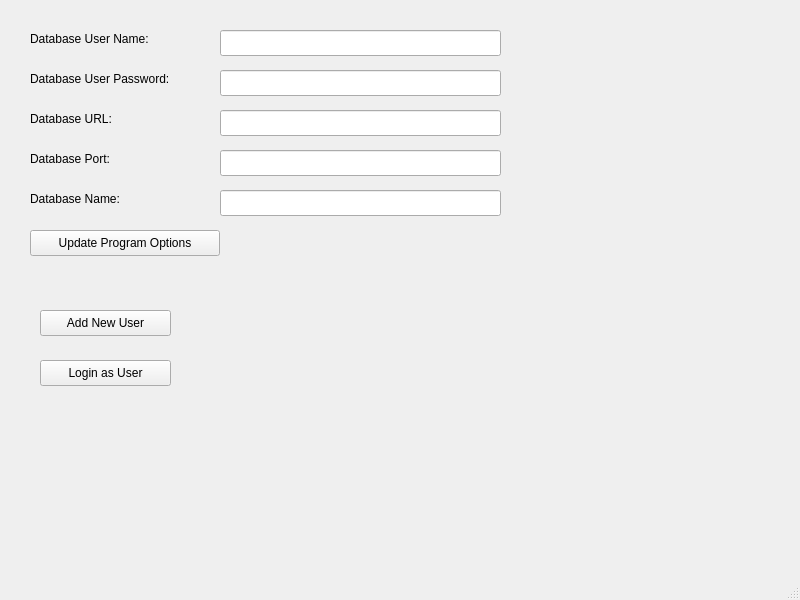
<?xml version="1.0" encoding="UTF-8"?>
<ui version="4.0">
 <class>MainWindow</class>
 <widget class="QMainWindow" name="MainWindow">
  <property name="geometry">
   <rect>
    <x>0</x>
    <y>0</y>
    <width>800</width>
    <height>600</height>
   </rect>
  </property>
  <property name="windowTitle">
   <string>MainWindow</string>
  </property>
  <widget class="QWidget" name="centralwidget">
   <widget class="QLabel" name="label_DBUserName">
    <property name="geometry">
     <rect>
      <x>30</x>
      <y>30</y>
      <width>171</width>
      <height>18</height>
     </rect>
    </property>
    <property name="text">
     <string>Database User Name:</string>
    </property>
   </widget>
   <widget class="QLabel" name="label_DBUser_Password">
    <property name="geometry">
     <rect>
      <x>30</x>
      <y>70</y>
      <width>171</width>
      <height>18</height>
     </rect>
    </property>
    <property name="text">
     <string>Database User Password:</string>
    </property>
   </widget>
   <widget class="QLineEdit" name="lineEdit_DatabaseUserName">
    <property name="geometry">
     <rect>
      <x>220</x>
      <y>30</y>
      <width>281</width>
      <height>26</height>
     </rect>
    </property>
   </widget>
   <widget class="QLineEdit" name="lineEdit_DB_User_Password">
    <property name="geometry">
     <rect>
      <x>220</x>
      <y>70</y>
      <width>281</width>
      <height>26</height>
     </rect>
    </property>
   </widget>
   <widget class="QPushButton" name="pushButton_Add_User">
    <property name="geometry">
     <rect>
      <x>40</x>
      <y>310</y>
      <width>131</width>
      <height>26</height>
     </rect>
    </property>
    <property name="text">
     <string>Add New User</string>
    </property>
   </widget>
   <widget class="QPushButton" name="pushButton_login_As_User">
    <property name="geometry">
     <rect>
      <x>40</x>
      <y>360</y>
      <width>131</width>
      <height>26</height>
     </rect>
    </property>
    <property name="text">
     <string>Login as User</string>
    </property>
   </widget>
   <widget class="QLabel" name="label_DB_URL">
    <property name="geometry">
     <rect>
      <x>30</x>
      <y>110</y>
      <width>171</width>
      <height>18</height>
     </rect>
    </property>
    <property name="text">
     <string>Database URL:</string>
    </property>
   </widget>
   <widget class="QLineEdit" name="lineEdit_DB_URL">
    <property name="geometry">
     <rect>
      <x>220</x>
      <y>110</y>
      <width>281</width>
      <height>26</height>
     </rect>
    </property>
   </widget>
   <widget class="QLabel" name="label_DB_Port">
    <property name="geometry">
     <rect>
      <x>30</x>
      <y>150</y>
      <width>171</width>
      <height>18</height>
     </rect>
    </property>
    <property name="text">
     <string>Database Port:</string>
    </property>
   </widget>
   <widget class="QLabel" name="label_DB_Name">
    <property name="geometry">
     <rect>
      <x>30</x>
      <y>190</y>
      <width>171</width>
      <height>18</height>
     </rect>
    </property>
    <property name="text">
     <string>Database Name:</string>
    </property>
   </widget>
   <widget class="QPushButton" name="pushButton_Update_Program_Options">
    <property name="geometry">
     <rect>
      <x>30</x>
      <y>230</y>
      <width>190</width>
      <height>26</height>
     </rect>
    </property>
    <property name="text">
     <string>Update Program Options</string>
    </property>
   </widget>
   <widget class="QLineEdit" name="lineEdit_DB_Port">
    <property name="geometry">
     <rect>
      <x>220</x>
      <y>150</y>
      <width>281</width>
      <height>26</height>
     </rect>
    </property>
   </widget>
   <widget class="QLineEdit" name="lineEdit_DB_Name">
    <property name="geometry">
     <rect>
      <x>220</x>
      <y>190</y>
      <width>281</width>
      <height>26</height>
     </rect>
    </property>
   </widget>
  </widget>
  <widget class="QMenuBar" name="menubar">
   <property name="geometry">
    <rect>
     <x>0</x>
     <y>0</y>
     <width>800</width>
     <height>23</height>
    </rect>
   </property>
  </widget>
  <widget class="QStatusBar" name="statusbar"/>
 </widget>
 <resources/>
 <connections/>
</ui>
